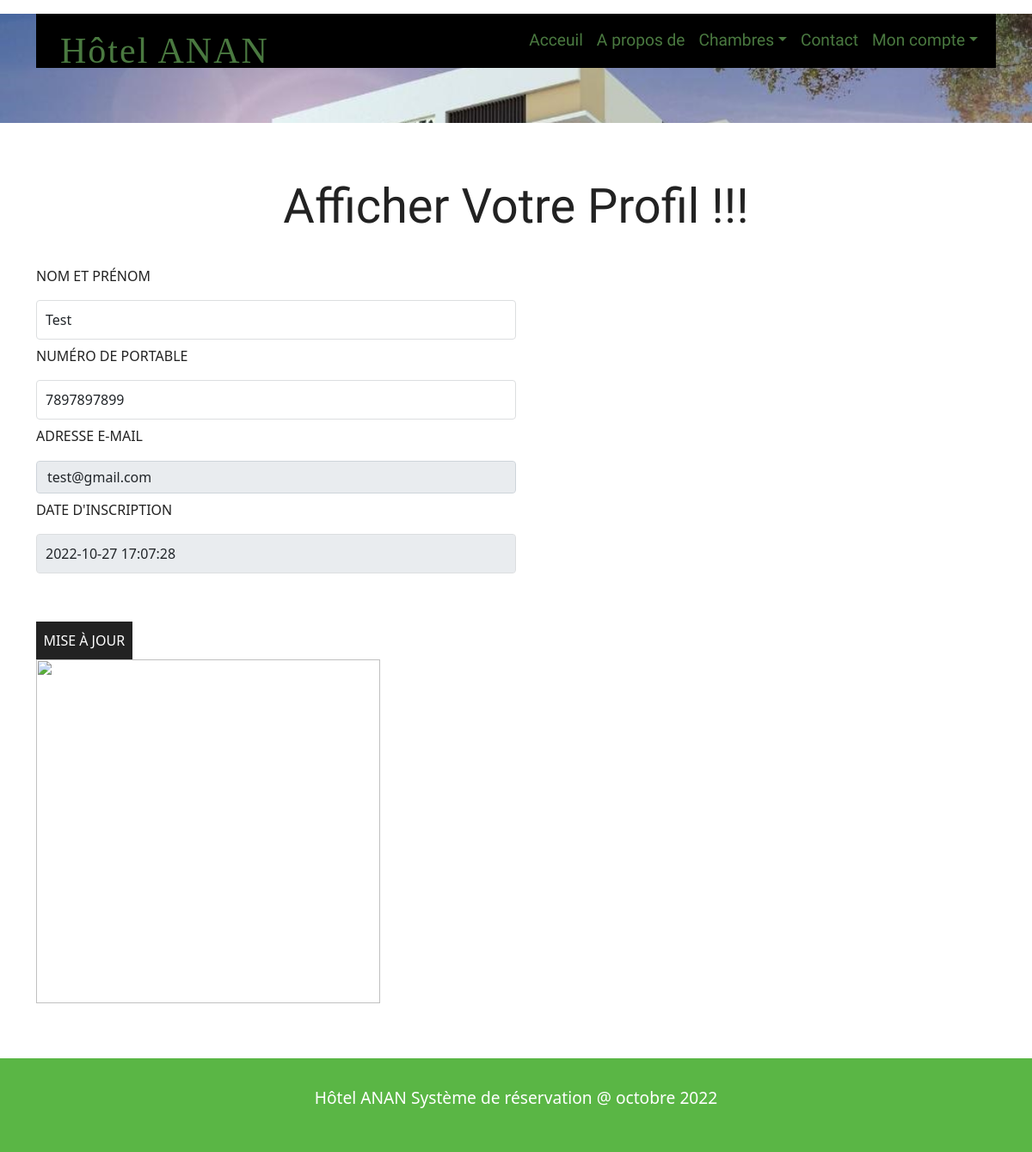
The app's page /profile.php (signed in) with its own data.
### tables this page shows
CREATE TABLE `user` (
  `ID` int(10) NOT NULL,
  `FullName` varchar(200) DEFAULT NULL,
  `MobileNumber` bigint(10) DEFAULT NULL,
  `Email` varchar(120) DEFAULT NULL,
  `Password` varchar(120) DEFAULT NULL,
  `RegDate` timestamp NULL DEFAULT current_timestamp()
);

### profile.php (the view, shortened to what this page needs)
<?php
include('includephp/connectionbd.php');
if (strlen($_SESSION['hotelanan']==0)) {
	header('location:logout.php');
} else
{
  	?>
	<!DOCTYPE HTML>
	<html>
	<head>
		<link href="css/style.css" rel="stylesheet" type="text/css" media="all" />
		<link href="https://cdn.jsdelivr.net/npm/bootstrap@5.0.0-beta1/dist/css/bootstrap.min.css" rel="stylesheet">
	</head>
	<body>
		<div class="header head-top">
			<div class="container">
				<?php include_once('includephp/header.php');?>
			</div>
		</div>
			<div class="content">
				<div class="contact">
					<div class="container">
						<h2>Afficher votre profil !!!</h2>
						<div class="contact-grids">
							<div class="col-md-6 contact-right">
								<form method="post">
									<?php
										$uid=$_SESSION['hotelanan'];
										$sql="SELECT * from  user where ID=:uid";
										$query = $dbh -> prepare($sql);
										$query->bindParam(':uid',$uid,PDO::PARAM_STR);
										$query->execute();
										$results=$query->fetchAll(PDO::FETCH_OBJ);
										$cnt=1;
										if($query->rowCount() > 0)
										{
											foreach($results as $row)
											{
												?>
												<h5>Nom et prénom</h5>
												<input type="text" value="<?php  echo $row->FullName;?>" name="fname" required="true" class="form-control">
												<h5>Numéro de portable</h5>
												<input type="text" name="mobno" class="form-control" required="true" maxlength="10" pattern="[0-9]+" value="<?php  echo $row->MobileNumber;?>">
												<h5>Adresse e-mail</h5>
												<input type="email" class="form-control" value="<?php  echo $row->Email;?>" name="email" required="true" readonly='true'>
												<h5>Date d'inscription</h5>
												<input type="text" value="<?php  echo $row->RegDate;?>" class="form-control" name="password" readonly="true">
												<br /><?php $cnt=$cnt+1;
											}
										} ?><br/>
										<input type="submit" value="Mise à jour" name="submit">
								</form>
							</div>
							<div class="col-md-6 contact-right">
								<img src="images/img.jpg" width="400" height="400" />
							</div>
						</div>
					</div>
				</div>
			</div>
			<?php include_once('includephp/footer.php');?>
	</html>
<?php }  ?>

### css/style.css (style rules this page uses)
body { padding:0 0; margin:0 0; font-family: 'Rancho', cursive; font-family: 'Open Sans', sans-serif; }
.header { background:url(../images/hotelfront.jpg) no-repeat 0px 0px; background-size:cover; -webkit-background-size: cover; -moz-background-size: cover; -o-background-size: cover; -ms-background-size: cover; min-height:764px; padding-bottom: 4em; }
.content > .contact > .container h2, .typography > .container > p, .typography > .container > .typography-info h2 { font-size: 3.5em; text-transform: capitalize; font-family: 'Rancho', cursive; color: #222; margin-bottom: 0.5em; }
.head-top { min-height: 115px !important; }
.contact { padding: 4em 0; }
.contact h2 { font-size: 1.5em; text-transform: capitalize; font-family: 'Rancho-Regular'; color: #222; text-align:center; }
.contact-right h5 { font-size:1em; text-transform: uppercase; font-weight: 400; padding: 10px 0; color: #222; }
.contact-right input[type="text"] { width: 100%; padding: 10px 10px; font-size: 1em; outline: none; border: 1px solid #dcdee0; }
.contact-right input[type="submit"] { width: 20%; font-size: 1em; text-transform: uppercase; background: #222; border: none; outline: none; margin-top: 0.5em; color: #fff; font-weight: 500; padding: 10px 0; }
@media (max-width:1440px) { .header { min-height: 679px; } }
@media (max-width:1366px) { .header { min-height: 652px; } }
@media (max-width:1280px) { .header { min-height: 602px; } }

### records on screen
user: fname "Test", mobno "7897897899", email "test@gmail.com", password "2022-10-27 17:07:28"
